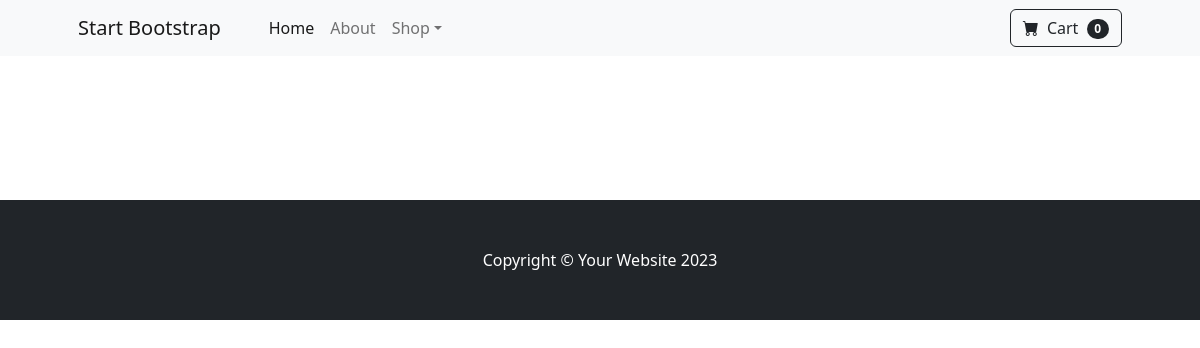
Before: / with the older database file.
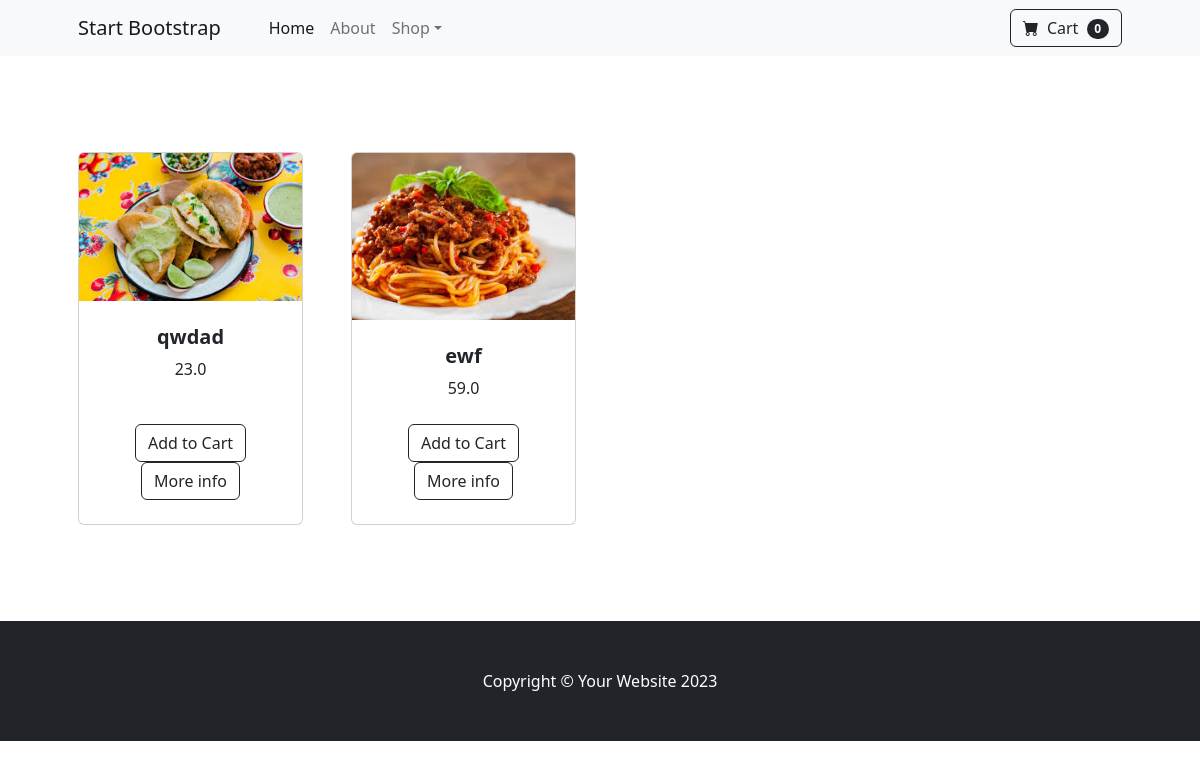
After: the same page with the newer database file.
### menu/models.py (models this page shows)
class Product(models.Model):
    title = models.CharField(max_length=100)
    description = models.TextField()
    price = models.FloatField(null=True)
    image = models.ImageField(upload_to='menu_photos', blank=True)
    created = models.DateTimeField(auto_now_add=True)
    modified = models.DateTimeField(auto_now_add=True)
    def __str__(self):             #esto se hace para que en /admin aparezca el nombre del objeto y no "Product object(1)""
        return self.title

### menu/views.py (the view)
# urls.py: 2. Add a URL to urlpatterns:  path('', views.home, name='home')
def home(request):
    products = Product.objects.all()
    return render(request, "menu/home.html", {"products": products})

### menu/templates/menu/home.html (shortened to what this page needs)
{% extends "menu/base.html" %}
{% block content %}
<section class="py-5">
    <div class="container px-4 px-lg-5 mt-5">
        <div class="row gx-4 gx-lg-5 row-cols-2 row-cols-md-3 row-cols-xl-4 justify-content-left">
        {% for product in products %}
            <div class="col mb-5">
                <div class="card h-100">
                    <img class="card-img-top" src="{{product.image.url}}" alt="..." />
                    <div class="card-body p-4">
                        <div class="text-center">
                            <h5 class="fw-bolder">{{ product }}</h5>
                            {{ product.price }}
                        </div>
                    </div>
                    <div class="card-footer p-4 pt-0 border-top-0 bg-transparent">
                        <div class="text-center"><a class="btn btn-outline-dark mt-auto" href="#">Add to Cart</a></div>
                        <div class="text-center"><a class="btn btn-outline-dark mt-auto" href="/product/{{product.id}}">More info</a></div>
                    </div>
                </div>
            </div>
        {% endfor %}
        </div>
    </div>
</section>
{% endblock %}

### menu/templates/menu/base.html (shortened to what this page needs)
{% load static %}
<!DOCTYPE html>
<html lang="en">
    <head>
        <link href="https://cdn.jsdelivr.net/npm/bootstrap-icons@1.5.0/font/bootstrap-icons.css" rel="stylesheet" />
        <link href="{% static 'menu/css/styles.css' %}" rel="stylesheet" />
    </head>
    <body>
        <nav class="navbar navbar-expand-lg navbar-light bg-light">
            <div class="container px-4 px-lg-5">
                <a class="navbar-brand" href="#!">Start Bootstrap</a>
                <div class="collapse navbar-collapse" id="navbarSupportedContent">
                    <ul class="navbar-nav me-auto mb-2 mb-lg-0 ms-lg-4">
                        <li class="nav-item"><a class="nav-link active" aria-current="page" href="{% url 'home' %}">Home</a></li>
                        <li class="nav-item"><a class="nav-link" href="#!">About</a></li>
                        <li class="nav-item dropdown">
                            <a class="nav-link dropdown-toggle" id="navbarDropdown" href="#" role="button" data-bs-toggle="dropdown" aria-expanded="false">Shop</a>
                        </li>
                    </ul>
                    <form class="d-flex">
                        <button class="btn btn-outline-dark" type="submit">
                            <i class="bi-cart-fill me-1"></i>
                            Cart
                            <span class="badge bg-dark text-white ms-1 rounded-pill">0</span>
                        </button>
                    </form>
                </div>
            </div>
        </nav>
        {% block content %}{% endblock %}
        <footer class="py-5 bg-dark">
            <div class="container"><p class="m-0 text-center text-white">Copyright &copy; Your Website 2023</p></div>
        </footer>
    </body>
</html>

Changed rows visible on the page:
added Product: image (picture), title "qwdad", price "23.0"
added Product: image (picture), title "ewf", price "59.0"
